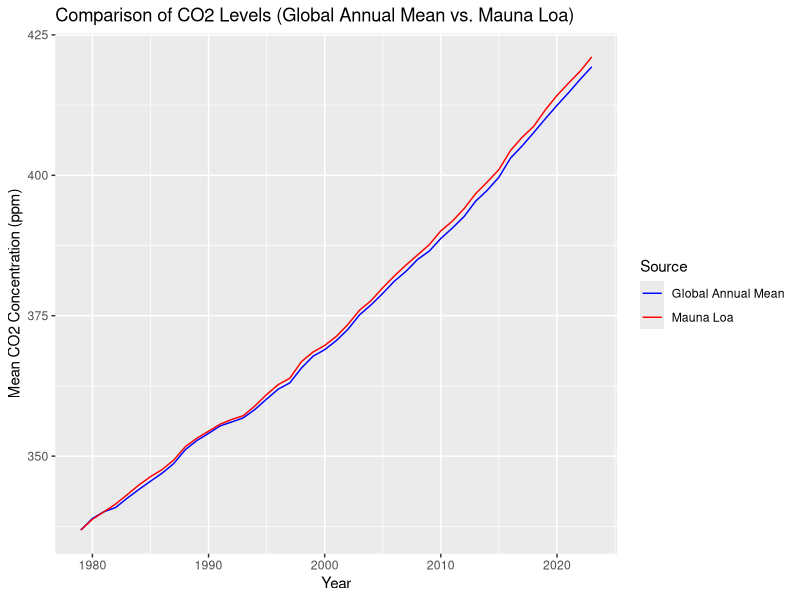

Here is the R script that generated this plot:
## ---- chunk 1
library(tidyverse)

gl_mean <- read_csv('data/co2-annmean-gl.csv') |>
  mutate(Source = "Global Annual Mean")
mlo_mean <- read_csv('data/co2-annmean-mlo.csv')|>
  mutate(Source = "Mauna Loa")

combined_data <- bind_rows(gl_mean, mlo_mean) |>
  filter(Year >= 1979)

ggplot(combined_data, aes(x = Year, y = Mean, color = Source)) +
  geom_line() +
  labs(title = "Comparison of CO2 Levels (Global Annual Mean vs. Mauna Loa)",
       x = "Year",
       y = "Mean CO2 Concentration (ppm)") +
  scale_color_manual(values = c("Global Annual Mean" = "blue", "Mauna Loa" = "red"))

